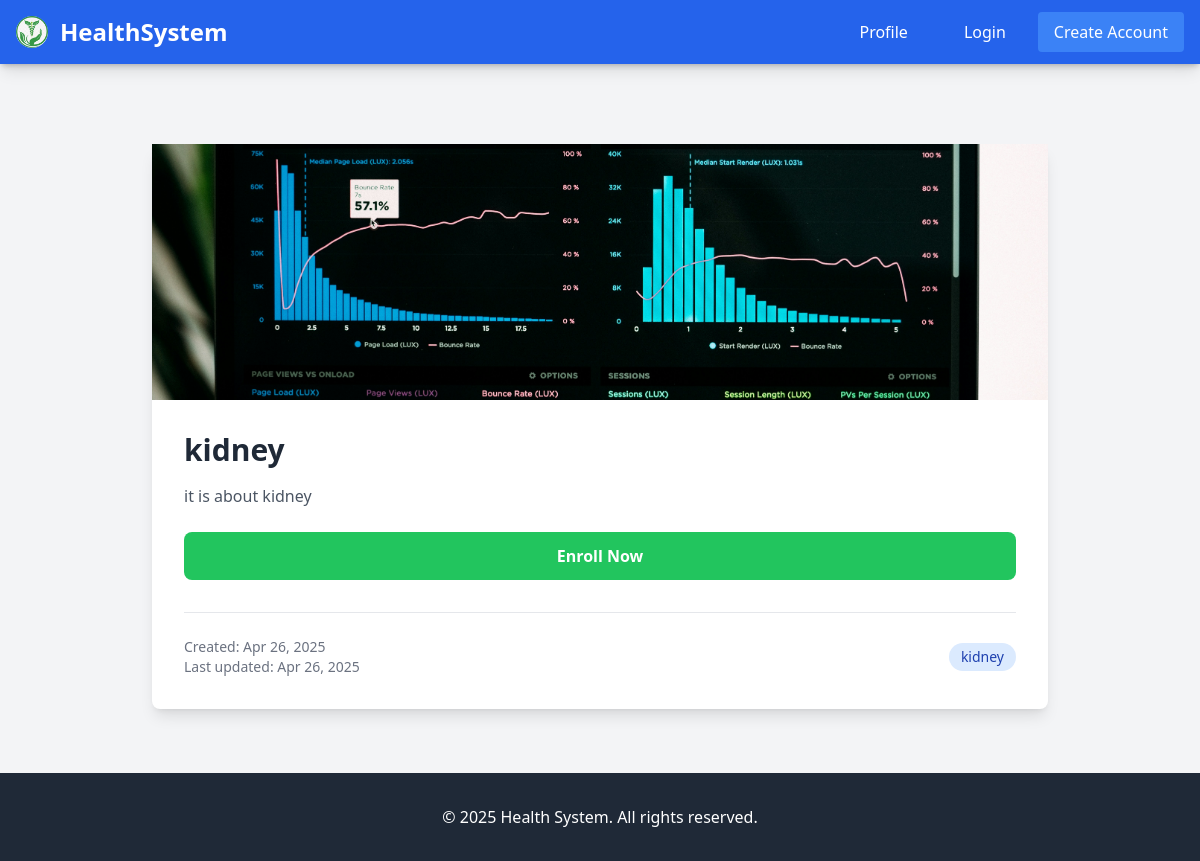
The app's page /program/3/kidney/ with its own data.
### health/models.py (models this page shows, shortened)
class Program(models.Model):
    category = models.ForeignKey(Category, related_name="programs", on_delete=models.CASCADE)
    name = models.CharField(max_length=100)
    slug = models.SlugField(max_length=100, unique=True)
    description = models.TextField(blank=True)
    available = models.BooleanField(default=True)
    created = models.DateTimeField(auto_now_add=True)
    updated = models.DateTimeField(auto_now=True)
    image = models.ImageField(upload_to='programs', blank=True, null=True)

class Category(models.Model):
    name = models.CharField(max_length=100)
    slug = models.SlugField(max_length=100, unique=True)
    class Meta:
        verbose_name_plural = 'health_programs'

### health/views.py (the view)
# urls.py: path('program/<int:id>/<slug:slug>/', views.program_detail, name='program_detail'),
def program_detail(request, id, slug):
    program = Program.objects.get(id=id, slug=slug)
    return render(request, 'program/programs/program_detail.html', {
        'program': program
    })

### health/templates/program/programs/program_detail.html (shortened to what this page needs)
{% extends 'base.html' %}
{% load static %}
{% block content %}
<div class="container mx-auto px-4 py-8">
    <div class="max-w-4xl mx-auto bg-white shadow-lg rounded-lg">
        <div class="w-full h-64 bg-gray-100 rounded-t-lg flex items-center justify-center">
            {% if program.image %}
                <img src="{{ program.image.url }}"
                     alt="{{ program.name }}"
                     class="w-full h-full object-cover">
            {% endif %}
        </div>
        <div class="p-8">
            <h1 class="text-3xl font-bold text-gray-800 mb-4">
                {{ program.name }}
            </h1>
            <div class="text-gray-600 mb-6">
                {{ program.description|linebreaks }}
            </div>
            <form method="post" action="{% url 'health:enroll' program.id program.slug %}">
                <button type="submit"
                        class="w-full bg-green-500 hover:bg-green-600 text-white font-bold py-3 px-6 rounded-lg transition-colors duration-300">
                    Enroll Now
                </button>
            </form>
            <div class="mt-8 pt-6 border-t border-gray-200">
                <div class="flex justify-between items-center text-sm text-gray-500">
                    <div>
                        <p>Created: {{ program.created|date:"M d, Y" }}</p>
                        <p>Last updated: {{ program.updated|date:"M d, Y" }}</p>
                    </div>
                    <span class="px-3 py-1 rounded-full bg-blue-100 text-blue-800">
                        {{ program.category.name }}
                    </span>
                </div>
            </div>
        </div>
    </div>
</div>
{% endblock %}

### records on screen
Program: image (picture), name "kidney", description "it is about kidney", created "Apr 26, 2025", updated "Apr 26, 2025", category.name "kidney"
